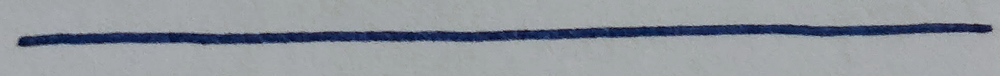
#> input picture photos/line.png, 1000 x 76 px, shrunk from 1931 x 147 before the run; its folder holds only this picture in this run
$ python main.py
#> lines starting #> are read from the running program, lines starting #| are printed output that depends on the picture; after the words box and inside, x2 and y2 are one past the last pixel; in counts of white or black regions, pixels touching at a corner belong together
### lines.py
import cv2 as cv
import numpy as np
from skimage.morphology import skeletonize, medial_axis, thin
from pathfinding import PathFinder
from itertools import combinations
from typing import Set
import json


def redraw_shape(img):
    output = np.zeros(img.shape, np.uint8)
    contours, _ = cv.findContours(img, cv.RETR_TREE, cv.CHAIN_APPROX_SIMPLE)
    contours.sort(key=lambda a: cv.contourArea(a), reverse=True)
    contours = [a for a in contours if cv.contourArea(a) > 50]
    contours = [cv.approxPolyDP(a, 2, True) for a in contours]
    # contours = [cv.convexHull(a) for a in contours]

    for k, cnt in enumerate(contours):
        cv.fillPoly(output, [cnt], 255 if k % 2 == 0 else 0)

    return output


def extract_lines(binary, method='classic'):
    binary = np.where(binary >= 1, 1, 0)
    if method == 'classic':
        output = skeletonize(binary)
    elif method == 'lee':
        output = skeletonize(binary, method='lee')
    elif method == 'thin':
        output = thin(binary)
    else:
        output = medial_axis(binary, return_distance=False)

    output = np.where(output, 255, 0)
    output = output.astype(np.uint8)
    return output


def _loose_ends(points, path_finder):
    output = []
    for pt in points:
        # print(pt, path_finder.get_neighbours(pt))
        if len(path_finder.get_neighbours(pt)) == 1:
            output.append(pt)
    return output


# [12 lines left out: function _path_to_closest_root, not called in this run]


def longest_chain(points, path_finder, limit=0.03):
    ends = _loose_ends(points, path_finder)

    # Solution based on A* algorithm
    paths = [path_finder.find_path(a, b) for a, b in combinations(ends, 2)]
    if len(paths) > 0:
        a_star_result = max(paths, key=lambda a: len(a))
        if len(a_star_result)/len(points) > 0.8:
            # print('used a_star')
            return a_star_result

    # Custom solution to remove small loose ends
    while "There are still some loose ends":
        arms = [_path_to_closest_root(a, path_finder) for a in ends]
        # print([len(a)/len(points) < limit for a in arms])
        arms = [a for a in arms if len(a)/len(points) < limit]

        if len(arms) == 0:
            return points

        output = set(points)
        for pts in arms:
            output = output.difference(pts)

        points = list(output)
        path_finder.update_walkable(points)
        ends = _loose_ends(points, path_finder)

    # return points
    # return max([path_finder.find_path(a, b) for a, b in combinations(ends, 2)], key=lambda a: len(a))


def save_json(points, name):
    with open('points/' + name + '.json', 'w') as f:
        json.dump(points, f)


# [39 lines that do not run on import are left out]

### pathfinding.py
#!/usr/bin/env python3
# -*- coding: utf-8 -*-
# Largely inspired by https://github.com/hbock-42/Pathfinder-AStar/
from typing import List, Tuple, Set, Dict
import math


__all__ = ['PathFinder']


def _distance(start: Tuple[int, int], target: Tuple[int, int]) -> int:
    """Computes the distance between two points using the Manhattan distance"""
    return math.sqrt(abs(start[0] - target[0])**2 + abs(start[1] - target[1])**2)


def _heuristic(start: Tuple[int, int], target: Tuple[int, int]) -> int:
    """Returns the heuristic of A*, aka the Manhattan distance between the current point and the target"""
    return _distance(start, target)


def _get_node_with_best_f_score(open_set: Set[Tuple[int, int]], f_score: Dict[int, float]) -> Tuple[int, int]:
    """Returns the cell having the lowest score"""
    return min(open_set, key=lambda a: f_score[hash(a)])


def _is_walkable(walkable, cell: Tuple[int, int]) -> bool:
    """
    Checks whether a given cell is walkable or not.
    """
    return cell in walkable


def _is_inside(size: Tuple[int, int], cell: Tuple[int, int]) -> bool:
    """
    Checks that all the indexes are in range and not outside of the grid or outside of timing
    """
    for i in range(2):
        if not (size[i] > cell[i] >= 0):
            return False
    return True


def _check_neighbours(walkable, size, neigh: List) -> List:
    """Uses previous functions to determine if a neighbour is walkable."""
    return [n for n in neigh if _is_inside(size, n) and _is_walkable(walkable, n)]


def _retrace_path(current, came_from, _hash_vector_table) -> List[Tuple[int, int]]:
    """
    Returns the actual path to follow. It starts from the end, and goes back up according to the relative parents.
    """
    cell: Tuple[int, int] = current
    path: List[Tuple[int, int]] = [cell]
    while hash(cell) in came_from.keys():
        parent_hash: str = came_from[hash(cell)]
        cell: Tuple[int, int] = _hash_vector_table[parent_hash]
        path.append(cell)

    return path[::-1]


class PathFinder:
    """
    Object used to compute the path needed to go from a point of
    a given grid to another.
    """

    def __init__(self, walkable: Set[Tuple[int, int]], size: Tuple[int, int]):
        """
        Only the grid is needed as a parameter.
        """
        self.walkable: Set[Tuple[int, int]] = walkable.copy()
        self.size: Tuple[int, int] = size

    def update_walkable(self, walkable: Set[Tuple[int, int]]):
        self.walkable = walkable

    def find_path(self, start: Tuple[int, int], target: Tuple[int, int]) -> List[Tuple[int, int]]:
        """
        Returns the path from the end of the arm to the target.
        If there isn't any path, an empty list is returned.
        """

        if start == target:
            return [start]

        path = self._find_path(start, target)

        return path

    def _find_path(self, start: Tuple[int, int], end: Tuple[int, int]) -> List[Tuple[int, int]]:
        """
        Actual implementation of the A* algorithm.
        """
        # Initiating the various variables needed
        # Hash table is used to create a correspondence between two hashes.
        # Rather than storing tuples, we store their hash representation.
        _hash_vector_table: Dict[int, Tuple[int, int]] = dict()

        closed_set: Set[Tuple[int, int]] = set()
        open_set: Set[Tuple[int, int]] = {start}

        # Dictionary linking cells to their parents.
        came_from: Dict[int, int] = dict()

        # Dictionaries storing g & f scores of each cell
        g_score: Dict[int, float] = dict()
        f_score: Dict[int, float] = dict()

        g_score[hash(start)] = 0
        f_score[hash(start)] = _heuristic(start, end)

        _hash_vector_table[hash(start)] = start

        while len(open_set) > 0:
            # We always get the cell having the lowest score overall
            current: Tuple[int, int] = _get_node_with_best_f_score(open_set, f_score)

            if current == end:
                # Path found, we retrace our steps
                return _retrace_path(current, came_from, _hash_vector_table)

            open_set.remove(current)
            closed_set.add(current)

            for neighbour in self.get_neighbours(current):
                # If the neighbour is considered as closed, we skip the next part
                if neighbour in closed_set:
                    continue

                if neighbour not in open_set:
                    open_set.add(neighbour)

                # If it has not been explored yet, we had it to the tables.
                if hash(neighbour) not in g_score.keys():
                    g_score[hash(neighbour)] = float('inf')
                    _hash_vector_table[hash(neighbour)] = neighbour

                # If it is more expensive to go to that cell from the current one than before, we continue.
                tentative_g_score: float = g_score[hash(current)] + _distance(current, neighbour)
                if tentative_g_score >= g_score[hash(neighbour)]:
                    continue

                # If it cheaper to go to that cell from the current one, we update both scores.
                came_from[hash(neighbour)] = hash(current)
                g_score[hash(neighbour)] = tentative_g_score
                weight: int = 2

                f_score[hash(neighbour)] = g_score[hash(neighbour)] + weight * _heuristic(neighbour, end)

        return []

    def get_neighbours(self, cell: Tuple[int, int]) -> List[Tuple[int, int]]:
        """
        Returns the four neighbours of any given cell
        """
        offsets: List[Tuple[int, int]] = [(-1, 0), (1, 0), (0, 1), (0, -1), (-1, 1), (-1, -1), (1, 1), (1, -1)]
        neighbours: List[Tuple[int, int]] = [(cell[0] + a, cell[1] + b) for a, b in offsets]
        # print(f"Cell{cell} has neihbours {_check_neighbours(self.walkable, self.size, neighbours)}")
        return _check_neighbours(self.walkable, self.size, neighbours)


# [8 lines that do not run on import are left out]

### main.py
import cv2 as cv
import numpy as np
from pathfinding import PathFinder
from lines import redraw_shape, extract_lines, longest_chain, save_json

source_folder = 'photos/'
dest = 'debug/'


def analyse_figure(filename, threshold=75, method='classic', debug=False):
#> called with filename = 'line.png', threshold = 75, method = 'classic', debug = True
    name = filename.split('.')[0]
    original = cv.imread(source_folder + filename, 0)
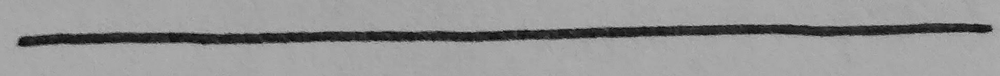
#> original: shape (76, 1000); min 1, max 182, mean 149.5

    # Simple thresholding
    _, thresh = cv.threshold(original, threshold, 255, cv.THRESH_BINARY)
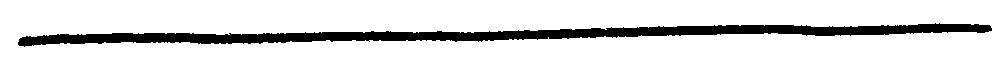
#> thresh: shape (76, 1000); 88.7% white; 1 black region, box (x1, y1, x2, y2) and area: (18, 23, 992, 47) 8618
    thresh = cv.bitwise_not(thresh)
#> thresh: shape (76, 1000); 11.3% white; 1 white region
    if debug:
        cv.imwrite(dest + name + '_a_thresh.jpg', thresh)

    thresh = redraw_shape(thresh)
#> in redraw_shape, `contours, _ = cv.findContours(img, cv.RETR_TREE, cv.CHAIN_APPROX_SIMPLE)`: contours = 1 contour; box (x1, y1, x2, y2) and area: (18, 23, 992, 47) 7636
#> in redraw_shape, `contours = [cv.approxPolyDP(a, 2, True) for a in contours]`: contours = 1 contour; box (x1, y1, x2, y2) and area: (18, 23, 992, 47) 7579
#> the loop in redraw_shape, `for k, cnt in enumerate(contours):` made 1 pass
#> after the loop in redraw_shape, `for k, cnt in enumerate(contours):`:
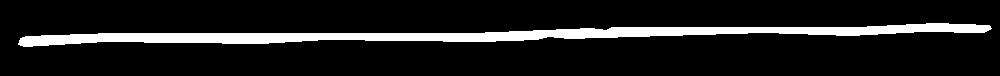
#> output: shape (76, 1000); 11.3% white; 1 white region, box (x1, y1, x2, y2) and area: (18, 23, 992, 47) 8558
    if debug:
        cv.imwrite(dest + name + '_b_redrawn.jpg', thresh)

    line = extract_lines(thresh, method=method)
#> in extract_lines, `output = skeletonize(binary)`:
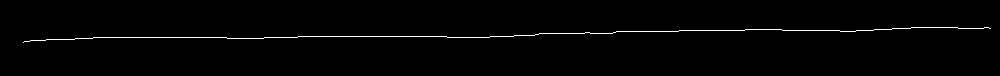
#> output: shape (76, 1000) bool; 1.3% white in thin lines or dots, all inside (x1, y1, x2, y2) = (23, 27, 991, 43)
    if debug:
        cv.imwrite(dest + name + "_c_skeleton.jpg", line)

    line = np.where(line == 255)
#> line = 968 positions, rows 27 to 42, columns 23 to 990
    pts = []
    for i, j in zip(*line):
        pts.append((int(i), int(j)))
#> this loop made 968 passes
#> (i, j) on passes 1 to 3: (27, 911), (27, 912), (27, 913)
#> after the loop, pts = 968 pairs, first value 27 to 42, second value 23 to 990
    line = pts
#> line has the same summary as pts

    finder = PathFinder(set(line), original.shape)
    chain = longest_chain(line, finder)
#> the loop in _loose_ends, `for pt in points:` made 968 passes
#> after the loop in _loose_ends, `for pt in points:`: output = [(28, 990), (42, 23)]
#> in longest_chain, `paths = [path_finder.find_path(a, b) for a, b in combinations(ends, 2)]`: paths = 1 item
#> in longest_chain, `a_star_result = max(paths, key=lambda a: len(a))`: a_star_result has the same summary as pts in analyse_figure
#> chain has the same summary as pts
    save_json(chain, name)

    rows, cols = zip(*chain)
#> rows = 968 values, max 42 at index 967, min 27 at index 2, mean 33.69; cols = 968 values, max 990 at index 0, min 23 at index 967, mean 506.5

    line_draw = np.zeros(original.shape, np.uint8)
    line_draw[rows, cols] = 255
    if debug:
        cv.imwrite(dest + name + '_d_chain.jpg', line_draw)


if __name__ == "__main__":
    import os
    a = len(os.listdir(source_folder))
    for i, file in enumerate(os.listdir(source_folder)):
        print(f"({i + 1}/{a}) {file}")
        analyse_figure(file, debug=True)
        i += 1
